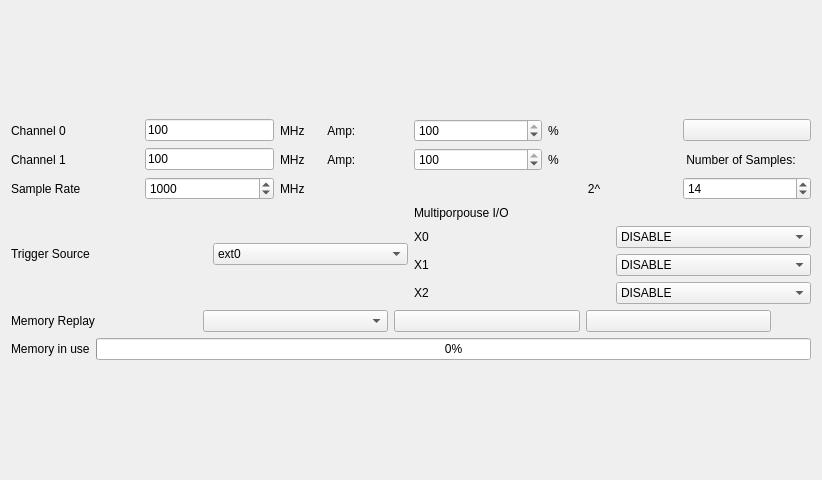
<?xml version="1.0" encoding="UTF-8"?>
<ui version="4.0">
 <class>Form</class>
 <widget class="QWidget" name="Form">
  <property name="geometry">
   <rect>
    <x>0</x>
    <y>0</y>
    <width>822</width>
    <height>480</height>
   </rect>
  </property>
  <property name="minimumSize">
   <size>
    <width>400</width>
    <height>0</height>
   </size>
  </property>
  <property name="windowTitle">
   <string>Form</string>
  </property>
  <property name="toolTip">
   <string/>
  </property>
  <layout class="QVBoxLayout" name="verticalLayout_2">
   <item>
    <layout class="QHBoxLayout" name="horizontalLayout">
     <item>
      <layout class="QVBoxLayout" name="verticalLayout">
       <item>
        <layout class="QGridLayout" name="gridLayout">
         <item row="0" column="1">
          <widget class="QLineEdit" name="lineEdit_freq_ch0">
           <property name="enabled">
            <bool>true</bool>
           </property>
           <property name="sizePolicy">
            <sizepolicy hsizetype="Minimum" vsizetype="Fixed">
             <horstretch>0</horstretch>
             <verstretch>0</verstretch>
            </sizepolicy>
           </property>
           <property name="text">
            <string>100</string>
           </property>
          </widget>
         </item>
         <item row="2" column="0">
          <widget class="QLabel" name="label_8">
           <property name="text">
            <string>Sample Rate</string>
           </property>
          </widget>
         </item>
         <item row="1" column="0">
          <widget class="QLabel" name="label_4">
           <property name="text">
            <string>Channel 1</string>
           </property>
          </widget>
         </item>
         <item row="2" column="1">
          <widget class="QSpinBox" name="spinBox_sampleRate">
           <property name="minimum">
            <number>0</number>
           </property>
           <property name="maximum">
            <number>1250</number>
           </property>
           <property name="singleStep">
            <number>10</number>
           </property>
           <property name="value">
            <number>1000</number>
           </property>
          </widget>
         </item>
         <item row="2" column="4">
          <widget class="QLabel" name="label_9">
           <property name="text">
            <string>            2^</string>
           </property>
          </widget>
         </item>
         <item row="1" column="5">
          <widget class="QLabel" name="label_10">
           <property name="text">
            <string> Number of Samples:</string>
           </property>
          </widget>
         </item>
         <item row="1" column="2">
          <widget class="QLabel" name="label_6">
           <property name="text">
            <string>MHz       Amp:</string>
           </property>
          </widget>
         </item>
         <item row="0" column="0">
          <widget class="QLabel" name="label_2">
           <property name="text">
            <string>Channel 0</string>
           </property>
          </widget>
         </item>
         <item row="2" column="5">
          <widget class="QSpinBox" name="spinBox_NumSamples">
           <property name="minimum">
            <number>7</number>
           </property>
           <property name="maximum">
            <number>22</number>
           </property>
           <property name="value">
            <number>14</number>
           </property>
          </widget>
         </item>
         <item row="1" column="3">
          <widget class="QSpinBox" name="spinBox_amplitude1">
           <property name="minimum">
            <number>10</number>
           </property>
           <property name="maximum">
            <number>100</number>
           </property>
           <property name="singleStep">
            <number>10</number>
           </property>
           <property name="value">
            <number>100</number>
           </property>
          </widget>
         </item>
         <item row="2" column="2">
          <widget class="QLabel" name="label_13">
           <property name="text">
            <string>MHz</string>
           </property>
          </widget>
         </item>
         <item row="0" column="3">
          <widget class="QSpinBox" name="spinBox_amplitude">
           <property name="minimum">
            <number>10</number>
           </property>
           <property name="maximum">
            <number>100</number>
           </property>
           <property name="singleStep">
            <number>10</number>
           </property>
           <property name="value">
            <number>100</number>
           </property>
          </widget>
         </item>
         <item row="1" column="4">
          <widget class="QLabel" name="label_14">
           <property name="text">
            <string>% </string>
           </property>
          </widget>
         </item>
         <item row="0" column="4">
          <widget class="QLabel" name="label_12">
           <property name="text">
            <string>%</string>
           </property>
          </widget>
         </item>
         <item row="0" column="2">
          <widget class="QLabel" name="label_5">
           <property name="text">
            <string>MHz       Amp:</string>
           </property>
          </widget>
         </item>
         <item row="0" column="5">
          <widget class="QPushButton" name="pushButton_SingleTone">
           <property name="toolTip">
            <string>Start/Stop</string>
           </property>
           <property name="text">
            <string/>
           </property>
          </widget>
         </item>
         <item row="1" column="1">
          <widget class="QLineEdit" name="lineEdit_freq_ch1">
           <property name="sizePolicy">
            <sizepolicy hsizetype="Minimum" vsizetype="Fixed">
             <horstretch>0</horstretch>
             <verstretch>0</verstretch>
            </sizepolicy>
           </property>
           <property name="text">
            <string>100</string>
           </property>
          </widget>
         </item>
        </layout>
       </item>
       <item>
        <layout class="QHBoxLayout" name="horizontalLayout_2">
         <item>
          <layout class="QVBoxLayout" name="verticalLayout_3">
           <item>
            <layout class="QHBoxLayout" name="horizontalLayout_3">
             <item>
              <widget class="QLabel" name="label_7">
               <property name="text">
                <string>Trigger Source           </string>
               </property>
              </widget>
             </item>
             <item>
              <widget class="QComboBox" name="comboBox_triggerSource">
               <property name="editable">
                <bool>false</bool>
               </property>
               <property name="sizeAdjustPolicy">
                <enum>QComboBox::AdjustToContentsOnFirstShow</enum>
               </property>
               <property name="placeholderText" stdset="0">
                <string/>
               </property>
               <item>
                <property name="text">
                 <string>ext0</string>
                </property>
               </item>
               <item>
                <property name="text">
                 <string>ext1</string>
                </property>
               </item>
               <item>
                <property name="text">
                 <string>software</string>
                </property>
               </item>
              </widget>
             </item>
            </layout>
           </item>
           <item>
            <spacer name="verticalSpacer">
             <property name="orientation">
              <enum>Qt::Vertical</enum>
             </property>
             <property name="sizeType">
              <enum>QSizePolicy::Minimum</enum>
             </property>
             <property name="sizeHint" stdset="0">
              <size>
               <width>1</width>
               <height>1</height>
              </size>
             </property>
            </spacer>
           </item>
          </layout>
         </item>
         <item>
          <layout class="QGridLayout" name="gridLayout_2">
           <item row="2" column="0">
            <widget class="QLabel" name="label_16">
             <property name="text">
              <string>X1</string>
             </property>
            </widget>
           </item>
           <item row="3" column="0">
            <widget class="QLabel" name="label_17">
             <property name="text">
              <string>X2</string>
             </property>
            </widget>
           </item>
           <item row="1" column="1">
            <widget class="QComboBox" name="comboBox_X0">
             <item>
              <property name="text">
               <string>DISABLE </string>
              </property>
             </item>
             <item>
              <property name="text">
               <string>ARMSTATE</string>
              </property>
             </item>
             <item>
              <property name="text">
               <string>TRIGOUT </string>
              </property>
             </item>
             <item>
              <property name="text">
               <string>RUNSTATE</string>
              </property>
             </item>
             <item>
              <property name="text">
               <string>CONTOUTMARK</string>
              </property>
             </item>
            </widget>
           </item>
           <item row="2" column="1">
            <widget class="QComboBox" name="comboBox_X1">
             <item>
              <property name="text">
               <string>DISABLE</string>
              </property>
             </item>
             <item>
              <property name="text">
               <string>RUNSTATE</string>
              </property>
             </item>
            </widget>
           </item>
           <item row="3" column="1">
            <widget class="QComboBox" name="comboBox_X2">
             <item>
              <property name="text">
               <string>DISABLE</string>
              </property>
             </item>
             <item>
              <property name="text">
               <string>RUNSTATE</string>
              </property>
             </item>
            </widget>
           </item>
           <item row="1" column="0">
            <widget class="QLabel" name="label_15">
             <property name="text">
              <string>X0</string>
             </property>
            </widget>
           </item>
           <item row="0" column="0">
            <widget class="QLabel" name="label_11">
             <property name="text">
              <string>Multiporpouse I/O</string>
             </property>
            </widget>
           </item>
          </layout>
         </item>
        </layout>
       </item>
       <item>
        <layout class="QHBoxLayout" name="horizontalLayout_6">
         <item>
          <widget class="QLabel" name="label_3">
           <property name="text">
            <string>Memory Replay</string>
           </property>
          </widget>
         </item>
         <item>
          <widget class="QComboBox" name="comboBox_memory"/>
         </item>
         <item>
          <widget class="QPushButton" name="pushButton_MemoryReplay">
           <property name="toolTip">
            <string>Start/Stop</string>
           </property>
           <property name="text">
            <string/>
           </property>
          </widget>
         </item>
         <item>
          <widget class="QPushButton" name="pushButton_reset">
           <property name="toolTip">
            <string>Memory Reset</string>
           </property>
           <property name="text">
            <string/>
           </property>
          </widget>
         </item>
         <item>
          <spacer name="horizontalSpacer_2">
           <property name="orientation">
            <enum>Qt::Horizontal</enum>
           </property>
           <property name="sizeType">
            <enum>QSizePolicy::Preferred</enum>
           </property>
           <property name="sizeHint" stdset="0">
            <size>
             <width>40</width>
             <height>20</height>
            </size>
           </property>
          </spacer>
         </item>
        </layout>
       </item>
       <item>
        <layout class="QHBoxLayout" name="horizontalLayout_4">
         <item>
          <widget class="QLabel" name="label">
           <property name="text">
            <string>Memory in use</string>
           </property>
          </widget>
         </item>
         <item>
          <widget class="QProgressBar" name="used_memory">
           <property name="enabled">
            <bool>true</bool>
           </property>
           <property name="tabletTracking">
            <bool>false</bool>
           </property>
           <property name="contextMenuPolicy">
            <enum>Qt::DefaultContextMenu</enum>
           </property>
           <property name="value">
            <number>0</number>
           </property>
           <property name="orientation">
            <enum>Qt::Horizontal</enum>
           </property>
           <property name="textDirection">
            <enum>QProgressBar::TopToBottom</enum>
           </property>
           <property name="format">
            <string>%p%</string>
           </property>
          </widget>
         </item>
        </layout>
       </item>
      </layout>
     </item>
     <item>
      <layout class="QVBoxLayout" name="verticalLayout_4"/>
     </item>
    </layout>
   </item>
  </layout>
 </widget>
 <resources/>
 <connections/>
</ui>
